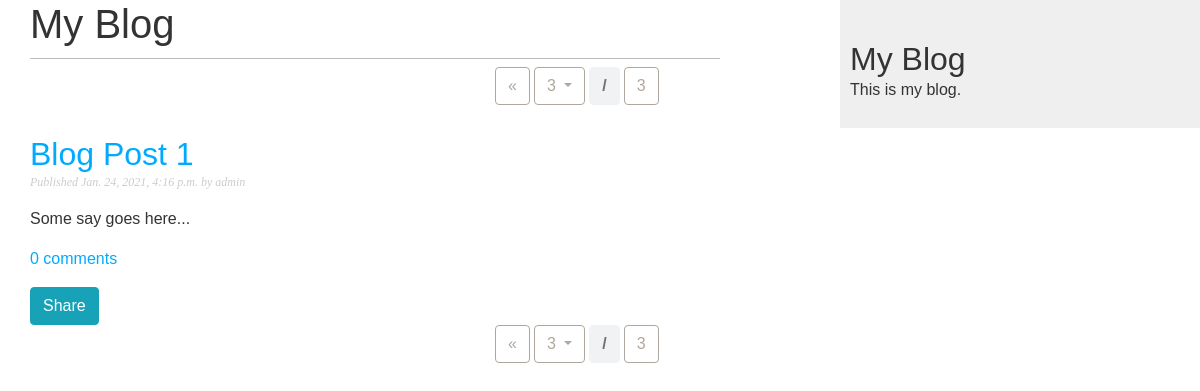
/blog/?page_number=3, run on the app's committed database.
### blog/models.py (models this page shows, shortened)
class Post(models.Model):
    STATUS_CHOICES = (
        ('draft', 'Draft'),
        ('published', 'Published')
    )
    title = models.CharField(max_length=250)
    slug = models.SlugField(max_length=250, unique_for_date='publish')
    author = models.ForeignKey(User, on_delete=models.CASCADE, related_name='blog_posts')
    body = models.TextField()
    publish = models.DateTimeField(default=timezone.now)
    created = models.DateTimeField(auto_now_add=True)
    updated = models.DateTimeField(auto_now=True)
    status = models.CharField(max_length=10,
                            choices=STATUS_CHOICES,
                            default='draft')
    class Meta:
        ordering = ('-publish', ) # append ',' to tell Python it's a tuple.
    def get_absolute_url(self):
        return reverse('blog:post_detail',
                        args=[self.publish.year,
                                self.publish.month,
                                self.publish.day, self.slug])
    objects = models.Manager()
    published = PublishedManager()

### blog/views.py (the view)
# urls.py: path('', views.post_list, name='post_list'),
def post_list(request):
    object_list = Post.published.all()
    paginator = Paginator(object_list, per_page=3)
    page_number = request.GET.get('page_number')
    try:
        posts = paginator.get_page(page_number)
    except  PageNotAnInteger:
        posts = paginator.get_page(1)
    except EmptyPage:
        posts = paginator.get_page(paginator.num_pages)
    return render(request, 'blog/post/list.html', {'posts': posts, 'page_number': page_number, 'range': range(1,paginator.num_pages+1)})

### blog/models.py (called while the page is built)
    def get_queryset(self):
        return super(PublishedManager, self).get_queryset()\
                                            .filter(status='published')

### blog/templates/blog/post/list.html (shortened to what this page needs)
{% extends 'blog/base.html' %}
{% block content %}
    <h1>My Blog</h1>
    {% include 'blog/pagination.html' with page=posts %}
    {% for post in posts %}
        <h2>
            <a href="{{ post.get_absolute_url }}">{{ post.title }}</a>
        </h2>
        <p class="date">
            Published {{ post.publish }} by {{ post.author }}
        </p>
        {{ post.body|truncatewords:30|linebreaks }}
        {% with post.comments.count as total_comments %}
            <p class="text-muted">
                <a href="{{ post.get_absolute_url }}">{{total_comments}} comment{{total_comments|pluralize}}</a>
            </p>
        {% endwith %}
        <a href="{% url 'blog:post_share' post.id %}" class="btn btn-info">Share</a>
    {% endfor %}
    {% include 'blog/pagination.html' with page=posts %}
{% endblock %}

### blog/static/blog/css/blog.css (style rules this page uses)
body { margin:0; padding:0; font-family:helvetica, sans-serif; }
a { color:#00abff; text-decoration:none; }
h1 { font-weight:normal; border-bottom:1px solid #bbb; padding:0 0 10px 0; }
h2 { font-weight:normal; margin:30px 0 0; }
p.date { color:#ccc; font-family: georgia, serif; font-size: 12px; font-style: italic; }

### data on the page
Post: title "Blog Post 1", publish "Jan. 24, 2021, 4:16 p.m.", author "admin", body "Some say goes here...", comments.count "0"

### other printed values
{{ page.number }} "3 3"
{{ page.paginator.num_pages }} "3 3"
